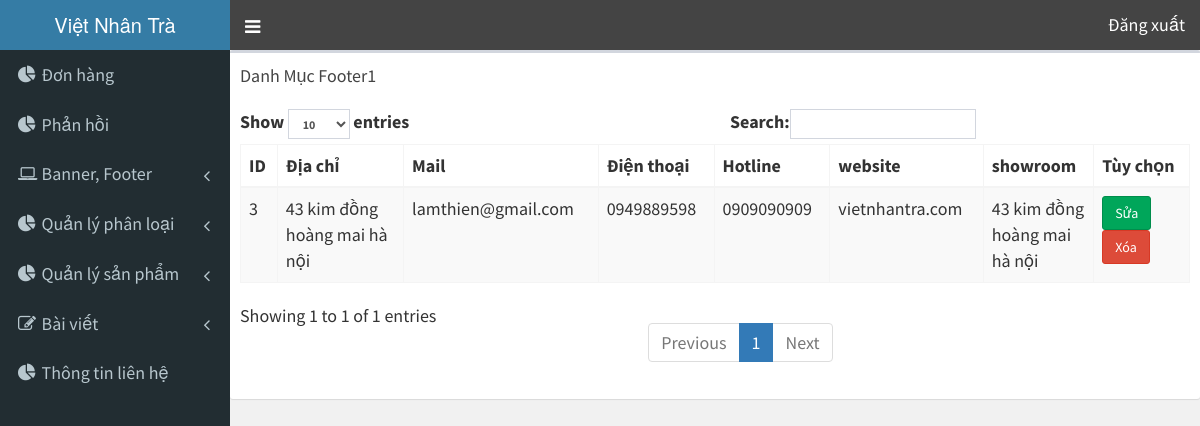
Page /admin/index.php?page=foo_ter1 (signed in) on the committed database.
### tables this page shows
CREATE TABLE `foo_ter1` (
  `id_ft1` int(11) NOT NULL,
  `dia_chi` varchar(100) NOT NULL,
  `mail` varchar(100) NOT NULL,
  `dien_thoai` varchar(20) NOT NULL,
  `hot_line` varchar(20) NOT NULL,
  `website` varchar(150) NOT NULL,
  `showroom` varchar(150) NOT NULL
);

### admin/foo_ter1/foo_ter1.php (the view, shortened to what this page needs)
<?php
    $q = "SELECT COUNT(id_ft1) FROM foo_ter1";
    $count = $conn->query($q);
    foreach ($count as $r){
        $ft01 = $r[0];
    }
    if($ft01>0){
?>
          <div class="box">
            <div class="box-header">
              <h3 class="box-title">Danh Mục Footer1</h3>
            </div>
            <div class="box-body">
              <table id="example1" class="table table-bordered table-striped">
                <thead>
                <tr>
                    <th style="width: 4%;">ID</th>
                    <th style="width: 21%;">Địa chỉ</th>
                    <th style="width: 10%;">Mail</th>
                    <th style="width: 8.5%;">Điện thoại</th>
                    <th style="width: 8.5%;">Hotline</th>
                    <th style="width: 8.5%;">website</th>
                    <th style="width: 8.5%;">showroom</th>
                    <th style="width:15%;">Tùy chọn</th>
                </tr>
                </thead>
                <tbody>
                <?php
            $query = "SELECT id_ft1, dia_chi, mail, dien_thoai, hot_line, website, showroom FROM foo_ter1 WHERE 1";
            $rows = $conn->query($query);
              foreach($rows as $cot)
                {
                echo "<tr>"
                . "<td>$cot[0]</td>"
                . "<td>$cot[1]</td>"
                . "<td>$cot[2]</td>"
                . "<td>$cot[3]</td>"
                . "<td>$cot[4]</td>"
                . "<td>$cot[5]</td>"
                . "<td>$cot[6]</td>"
                . "<td><a href='index.php?page=sua_foo_ter1&id=$cot[0]' class='btn btn-success'>Sửa</a> "
                . "<a href='#' onclick='check($cot[0])' class='btn btn-danger'>Xóa</a></td>"
                ."</tr>";
                }
                ?>
                </tbody>
              </table>
            </div>
          </div>
<?php
    } else {
        header('location:index.php?page=them_foo_ter1');
    }
?>

### rows in the picture
foo_ter1: id_ft1 "3", dia_chi "43 kim đồng hoàng mai hà nội", mail "lamthien@gmail.com", dien_thoai "0949889598", hot_line "0909090909", website "vietnhantra.com", showroom "43 kim đồng hoàng mai hà nội"
